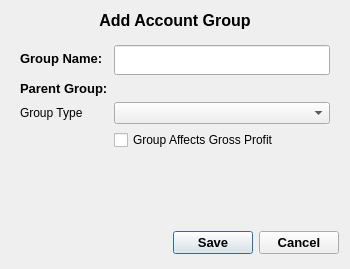
<?xml version="1.0" encoding="UTF-8"?>
<ui version="4.0">
 <class>addAccountGroup</class>
 <widget class="QWidget" name="addAccountGroup">
  <property name="geometry">
   <rect>
    <x>0</x>
    <y>0</y>
    <width>350</width>
    <height>269</height>
   </rect>
  </property>
  <property name="windowTitle">
   <string>Form</string>
  </property>
  <layout class="QVBoxLayout" name="verticalLayout_2">
   <item>
    <widget class="QLabel" name="titleLabel">
     <property name="sizePolicy">
      <sizepolicy hsizetype="Preferred" vsizetype="Fixed">
       <horstretch>0</horstretch>
       <verstretch>0</verstretch>
      </sizepolicy>
     </property>
     <property name="font">
      <font>
       <pointsize>12</pointsize>
       <weight>75</weight>
       <bold>true</bold>
      </font>
     </property>
     <property name="text">
      <string>Add Account Group</string>
     </property>
     <property name="alignment">
      <set>Qt::AlignCenter</set>
     </property>
    </widget>
   </item>
   <item>
    <widget class="QWidget" name="groupWidget" native="true">
     <layout class="QVBoxLayout" name="verticalLayout">
      <item>
       <layout class="QFormLayout" name="formLayout">
        <item row="0" column="0">
         <widget class="QLabel" name="groupNameLabel">
          <property name="font">
           <font>
            <pointsize>10</pointsize>
            <weight>75</weight>
            <bold>true</bold>
           </font>
          </property>
          <property name="text">
           <string>Group Name:</string>
          </property>
         </widget>
        </item>
        <item row="0" column="1">
         <widget class="QLineEdit" name="groupNameLineEdit">
          <property name="minimumSize">
           <size>
            <width>0</width>
            <height>30</height>
           </size>
          </property>
          <property name="font">
           <font>
            <pointsize>10</pointsize>
           </font>
          </property>
         </widget>
        </item>
        <item row="1" column="0">
         <widget class="QLabel" name="parentGroupLabel">
          <property name="font">
           <font>
            <pointsize>10</pointsize>
            <weight>75</weight>
            <bold>true</bold>
           </font>
          </property>
          <property name="text">
           <string>Parent Group:</string>
          </property>
         </widget>
        </item>
        <item row="1" column="1">
         <layout class="QHBoxLayout" name="groupLay"/>
        </item>
        <item row="2" column="0">
         <widget class="QLabel" name="groupTypeLabel">
          <property name="text">
           <string>Group Type</string>
          </property>
         </widget>
        </item>
        <item row="2" column="1">
         <widget class="QComboBox" name="grpTypecomboBox"/>
        </item>
        <item row="3" column="1">
         <widget class="QCheckBox" name="checkBox">
          <property name="text">
           <string>Group Affects Gross Profit</string>
          </property>
         </widget>
        </item>
       </layout>
      </item>
     </layout>
    </widget>
   </item>
   <item>
    <spacer name="verticalSpacer">
     <property name="orientation">
      <enum>Qt::Vertical</enum>
     </property>
     <property name="sizeHint" stdset="0">
      <size>
       <width>20</width>
       <height>173</height>
      </size>
     </property>
    </spacer>
   </item>
   <item>
    <layout class="QHBoxLayout" name="horizontalLayout">
     <item>
      <spacer name="horizontalSpacer">
       <property name="orientation">
        <enum>Qt::Horizontal</enum>
       </property>
       <property name="sizeHint" stdset="0">
        <size>
         <width>40</width>
         <height>20</height>
        </size>
       </property>
      </spacer>
     </item>
     <item>
      <widget class="QDialogButtonBox" name="buttonBox">
       <property name="sizePolicy">
        <sizepolicy hsizetype="Fixed" vsizetype="Fixed">
         <horstretch>0</horstretch>
         <verstretch>0</verstretch>
        </sizepolicy>
       </property>
       <property name="minimumSize">
        <size>
         <width>0</width>
         <height>30</height>
        </size>
       </property>
       <property name="font">
        <font>
         <pointsize>10</pointsize>
         <weight>75</weight>
         <bold>true</bold>
        </font>
       </property>
       <property name="orientation">
        <enum>Qt::Horizontal</enum>
       </property>
       <property name="standardButtons">
        <set>QDialogButtonBox::Cancel|QDialogButtonBox::Save</set>
       </property>
      </widget>
     </item>
    </layout>
   </item>
  </layout>
 </widget>
 <resources/>
 <connections/>
</ui>
